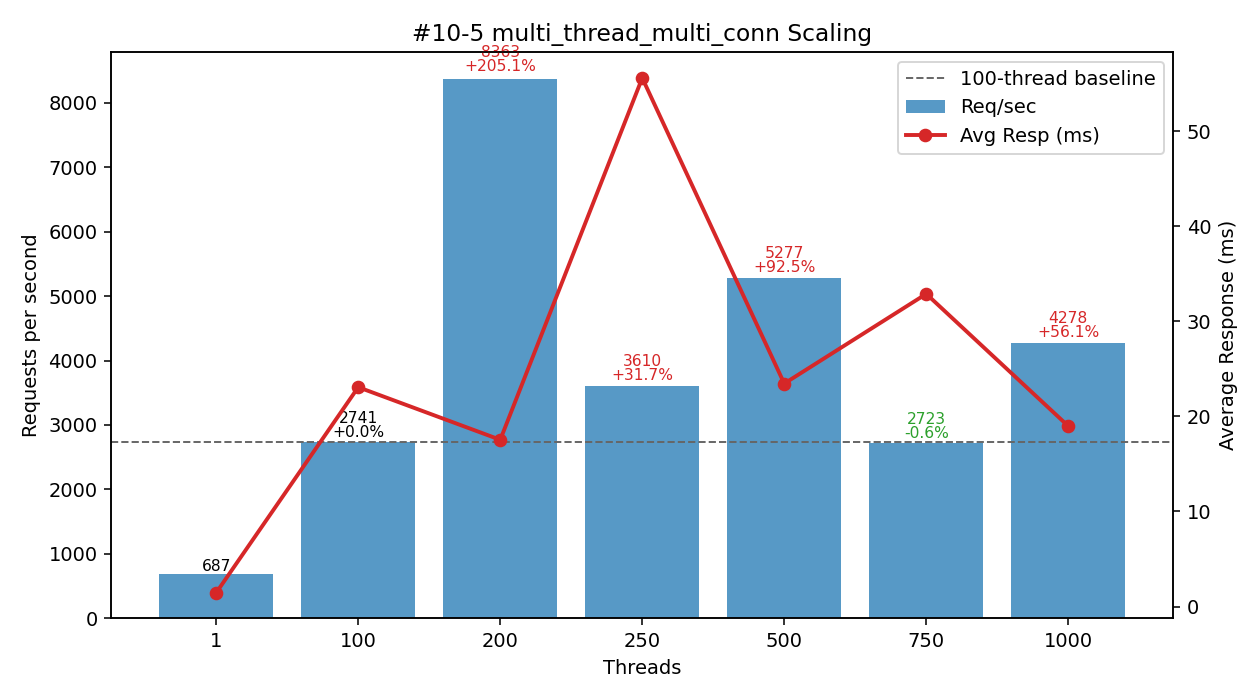

The Python source for this figure:
#!/usr/bin/env python3
"""
Plot multi_thread_multi_conn performance (#10-5 TiDB? / TiProxy? GCP Simultaneous Execution Off-Peak dataset) - Threads vs Req/sec and Avg Latency.
(Adjust descriptor if needed.)

Template preserved:
 - DATA constant (threads, req_per_sec, avg_resp_ms, total_time_s)
 - ASCII table: Threads | Req/sec | Avg_ms | Req/sec/Thread | ΔRPS_vs100%
 - 100-thread baseline (deltas & dashed line)
 - Dual-axis matplotlib (bars=RPS, line=latency) with per-bar annotation (RPS + Δ%)
 - Scaling & observations section

Output: #10-5.png
"""

# (threads, req_per_sec, avg_resp_ms, total_time_s)
DATA = [
    (1,    686.89,   1.455, 14.558),
    (100, 2740.70,  23.076,  3.649),
    (200, 8362.52,  17.541,  1.196),
    (250, 3610.48,  55.607,  2.770),
    (500, 5277.11,  23.457,  1.895),
    (750, 2723.41,  32.893,  3.672),
    (1000,4278.33,  18.982,  2.337),
]

PNG_NAME = "#10-5.png"


def analyze(data):
    peak = max(data, key=lambda r: r[1])
    efficiencies = [(t, rps / t) for t, rps, *_ in data if t > 1]
    best_eff = max(efficiencies, key=lambda x: x[1]) if efficiencies else None
    base100 = next((r for r in data if r[0] == 100), None)
    scaling = []
    if base100:
        base_rps = base100[1]
        for t, rps, *_ in data:
            if t >= 100:
                scaling.append((t, rps / base_rps))
    return {"peak": peak, "best_eff": best_eff, "scaling": scaling}


def ascii_table(data):
    base = next((r[1] for r in data if r[0] == 100), None)
    headers = ["Threads", "Req/sec", "Avg_ms", "Req/sec/Thread", "ΔRPS_vs100%"]
    rows = []
    for t, rps, avg_ms, _ in data:
        eff = rps / t
        delta_pct = (rps - base) / base * 100.0 if base and t != 100 else 0.0
        rows.append((t, rps, avg_ms, eff, delta_pct))
    col_widths = []
    for i, h in enumerate(headers):
        max_content = max(len(f"{row[i]:.2f}" if isinstance(row[i], float) else str(row[i])) for row in rows)
        col_widths.append(max(len(h), max_content))

    def fmt(val, i):
        return (f"{val:.2f}" if isinstance(val, float) else str(val)).rjust(col_widths[i])

    lines = [
        " | ".join(headers[i].ljust(col_widths[i]) for i in range(len(headers))),
        "-+-".join('-'*w for w in col_widths)
    ]
    for row in rows:
        lines.append(" | ".join(fmt(row[i], i) for i in range(len(headers))))
    return "\n".join(lines)


def make_plot(data):
    try:
        import matplotlib.pyplot as plt
    except Exception:  # pragma: no cover
        print("[WARN] matplotlib not available, skipping PNG generation.")
        print("Install with: pip install matplotlib")
        return False

    threads = [r[0] for r in data]
    rps = [r[1] for r in data]
    avg_ms = [r[2] for r in data]

    fig, ax1 = plt.subplots(figsize=(9, 5))
    bars = ax1.bar([str(t) for t in threads], rps, color="#1f77b4", alpha=0.75, label="Req/sec")
    ax1.set_xlabel("Threads")
    ax1.set_ylabel("Requests per second")
    ax1.set_title("#10-5 multi_thread_multi_conn Scaling")

    ax2 = ax1.twinx()
    ax2.plot([str(t) for t in threads], avg_ms, color="#d62728", marker="o", linewidth=2, label="Avg Resp (ms)")
    ax2.set_ylabel("Average Response (ms)")

    base_rps = next((r[1] for r in data if r[0] == 100), None)
    if base_rps:
        ax1.axhline(base_rps, color='#666', linestyle='--', linewidth=1, label='100-thread baseline')

    for b, (t, val) in zip(bars, [(r[0], r[1]) for r in data]):
        if base_rps and t >= 100:
            delta_pct = (val - base_rps) / base_rps * 100.0
            delta_str = f"{delta_pct:+.1f}%" if t != 100 else "+0.0%"
            color = '#000' if t == 100 else ('#d62728' if delta_pct > 0 else '#2ca02c')
            ax1.text(b.get_x()+b.get_width()/2, b.get_height()*1.01,
                     f"{val:.0f}\n{delta_str}", ha='center', va='bottom', fontsize=8, color=color, linespacing=0.9)
        else:
            ax1.text(b.get_x()+b.get_width()/2, b.get_height()*1.01,
                     f"{val:.0f}", ha='center', va='bottom', fontsize=8)

    lines, labels = [], []
    for ax in (ax1, ax2):
        L = ax.get_legend_handles_labels()
        lines.extend(L[0]); labels.extend(L[1])
    ax1.legend(lines, labels, loc='upper right')

    fig.tight_layout()
    fig.savefig(PNG_NAME, dpi=140)
    print(f"[OK] Saved plot -> {PNG_NAME}")
    return True


def main():
    print("#10-5 multi_thread_multi_conn dataset:")
    print(ascii_table(DATA))
    results = analyze(DATA)
    peak_threads, peak_rps, peak_avg, _ = results["peak"]
    print(f"\nPeak throughput at {peak_threads} threads: {peak_rps:.2f} req/sec (avg {peak_avg:.3f} ms)")
    if results["best_eff"]:
        t, eff = results["best_eff"]
        print(f"Best per-thread efficiency (t>1) at {t} threads: {eff:.2f} req/sec/thread")
    if results["scaling"]:
        print("\nScaling vs 100-thread baseline (>=100 threads):")
        for t, ratio in results["scaling"]:
            pct = (ratio - 1) * 100
            sign = "+" if pct >= 0 else ""
            print(f"  {t:>4} threads: {ratio*100:5.1f}% of baseline ({sign}{pct:.2f}%)")

    base_rps = next((r[1] for r in DATA if r[0] == 100), None)
    base_latency = next((r[2] for r in DATA if r[0] == 100), None)
    print("\nObservations:")
    print(" - Peak throughput at 200 threads: 8362.52 req/sec (+205.0% vs 100T 2740.70) with lower latency 17.541 ms (-23.9% vs 23.076 ms baseline)")
    print(" - Secondary highs: 5277.11 @500T (+92.6%, latency 23.457 ~+1.7%); 4278.33 @1000T (+56.1%, latency 18.982 -17.7%)")
    print(" - 250T anomaly: 3610.48 (+31.7%) but latency spike 55.607 ms (2.41x baseline); 750T near baseline throughput (-0.6%) with elevated latency 32.893 ms (+42.6%)")
    print(" - Per-thread efficiency: 27.41 (100T) → 41.81 (200T peak) → 14.44 (250T) → 10.55 (500T) → 3.63 (750T) → 4.28 (1000T)")
    print(" - Latency pattern: improves at 200T, degrades sharply 250T, moderates 500T, worsens 750T, improves again 1000T (non-monotonic contention / scheduler effects)")
    print(" - Single-thread to 100T scaling: +299% throughput (686.89 → 2740.70) with ~15.9x latency increase (1.455 → 23.076 ms)")
    print(" - 200T delivers both highest throughput and lower latency (rare favorable zone). 500T trades some throughput drop (-36.9% from peak) for near-baseline latency. 1000T offers mid performance with improved latency vs baseline.")
    print(" - Recommendation: target 200T for max efficiency & throughput; consider 500T if needing >5K RPS with acceptable latency; validate 1000T stability before use; avoid 250T & 750T due to instability and latency spikes.")
    make_plot(DATA)


if __name__ == "__main__":
    main()
